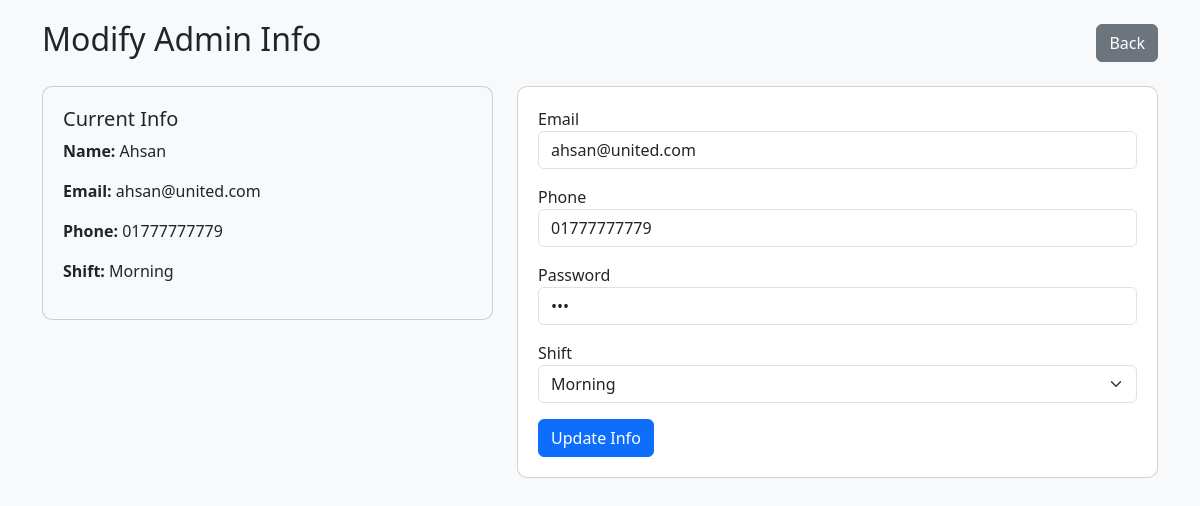
Page /HospitalDBMS/modify_admin.php (signed in) on the committed database.
### tables this page shows
CREATE TABLE `staff` (
  `PID` char(10) NOT NULL,
  `shift` varchar(50) NOT NULL,
  `hospital_id` char(5) NOT NULL
);

CREATE TABLE `person` (
  `PID` char(10) NOT NULL,
  `Name` varchar(50) NOT NULL,
  `DateofBirth` date NOT NULL,
  `email` varchar(100) NOT NULL,
  `Phone` char(14) NOT NULL,
  `password` varchar(25) NOT NULL
);

### HospitalDBMS/modify_admin.php (the view, shortened to what this page needs)
<?php
include "dbconnect.php";
$admin_id = $_SESSION['pid'];
$stmt = $conn->prepare("
    SELECT p.name, p.email, p.Phone, p.password, s.shift
    FROM person p
    JOIN staff s ON p.PID = s.PID
    WHERE p.PID = ?");
$stmt->bind_param("s", $admin_id);
$stmt->execute();
$result = $stmt->get_result();
if (!$row = $result->fetch_assoc()) {
    die("Admin not found.");
}
$current_name = $row['name'];
$current_email = $row['email'];
$current_phone = $row['Phone'];
$current_password = $row['password'];
$current_shift = $row['shift'];
?>
<!DOCTYPE html>
<html>
<head>
    <link href="https://cdn.jsdelivr.net/npm/bootstrap@5.3.2/dist/css/bootstrap.min.css" rel="stylesheet">
</head>
<body>
<div class="container">
    <div class="header">
        <h2>Modify Admin Info</h2>
        <a href="staff.php" class="btn btn-secondary">Back</a>
    </div>
    <div class="row g-4">
        <div class="col-md-5">
            <div class="card bg-light">
                <h5>Current Info</h5>
                <p><strong>Name:</strong> <?php echo htmlspecialchars($current_name); ?></p>
                <p><strong>Email:</strong> <?php echo htmlspecialchars($current_email); ?></p>
                <p><strong>Phone:</strong> <?php echo htmlspecialchars($current_phone); ?></p>
                <p><strong>Shift:</strong> <?php echo htmlspecialchars($current_shift); ?></p>
            </div>
        </div>
        <div class="col-md-7">
            <div class="card">
                <form method="post">
                    <div class="mb-3">
                        <label>Email</label>
                        <input type="email" name="email" class="form-control" value="<?php echo htmlspecialchars($current_email); ?>" required>
                    </div>
                    <div class="mb-3">
                        <label>Phone</label>
                        <input type="text" name="phone" class="form-control" value="<?php echo htmlspecialchars($current_phone); ?>" required>
                    </div>
                    <div class="mb-3">
                        <label>Password</label>
                        <input type="password" name="password" class="form-control" value="<?php echo htmlspecialchars($current_password); ?>" required>
                    </div>
                    <div class="mb-3">
                        <label>Shift</label>
                        <select name="shift" class="form-select" required>
                            <option value="Morning" <?php if($current_shift=="Morning") echo "selected"; ?>>Morning</option>
                        </select>
                    </div>
                    <button type="submit" class="btn btn-primary">Update Info</button>
                </form>
            </div>
        </div>
    </div>
</div>
</body>
</html>

### HospitalDBMS/modify_admin.php (style rules this page uses)
body { padding: 20px; background-color: #f8f9fa; }
.card { padding: 20px; border-radius: 10px; }
.header { display: flex; justify-content: space-between; align-items: center; margin-bottom: 20px; }
.header a { text-decoration: none; }

### rows in the picture
staff: PID.Name "Ahsan", PID.email "ahsan@united.com", PID.Phone "01777777779", shift "Morning", email "ahsan@united.com", phone "01777777779"
